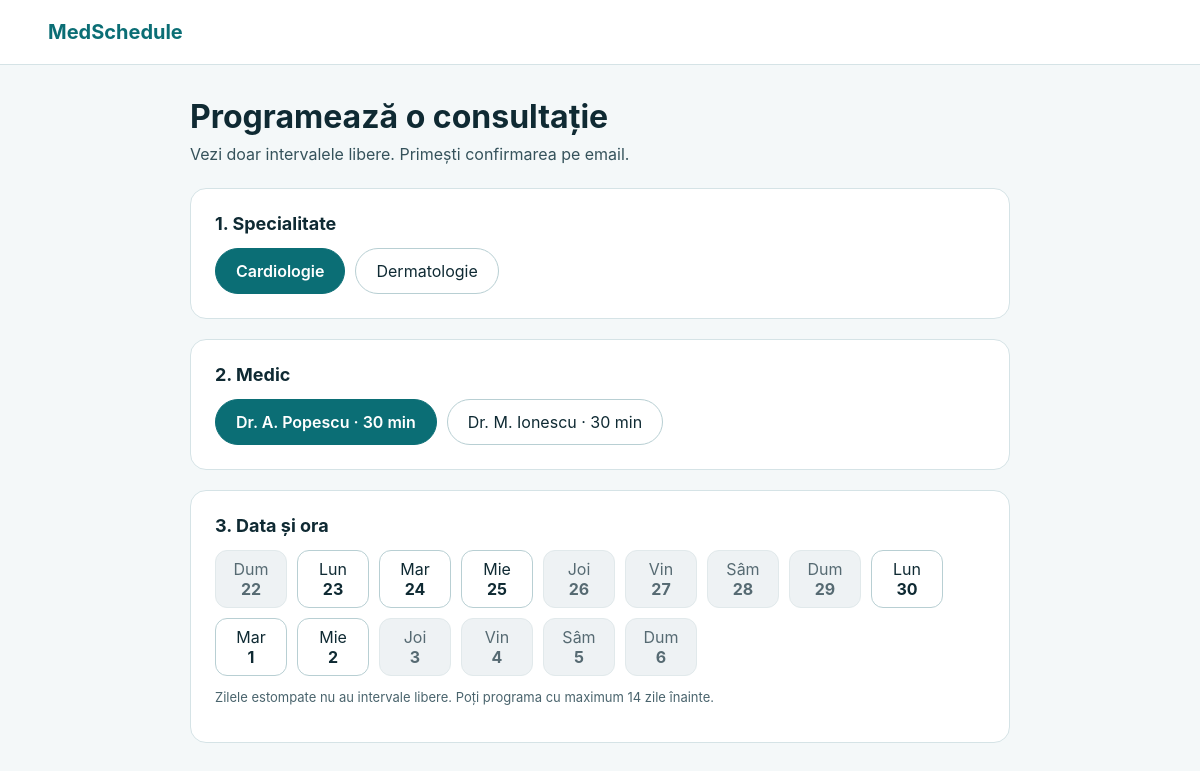
The app's page /?spec=Cardiologie&medic=1 with its own data.
### tables this page shows
CREATE TABLE Medici (
    id            INTEGER PRIMARY KEY AUTOINCREMENT,
    nume          TEXT    NOT NULL,
    specialitate  TEXT    NOT NULL,
    durata_min    INTEGER NOT NULL DEFAULT 30 CHECK (durata_min > 0),
    activ         INTEGER NOT NULL DEFAULT 1 CHECK (activ IN (0, 1))
);

### main.py (the view)
@app.route("/")
def index():
    return pagina()

### main.py (called while the page is built)
def get_db():
    if "db" not in g:
        g.db = sqlite3.connect(DB_PATH)
        g.db.row_factory = sqlite3.Row
        g.db.execute("PRAGMA foreign_keys = ON")
    return g.db

### templates/index.html (shortened to what this page needs)
<!doctype html>
<html lang="ro">
<head>
  <link rel="stylesheet" href="{{ url_for('static', filename='style.css') }}">
</head>
<body>
<header class="top"><strong>MedSchedule</strong></header>
<main>
  <h1>Programează o consultație</h1>
  <p class="sub">Vezi doar intervalele libere. Primești confirmarea pe email.</p>
  <section>
    <h2>1. Specialitate</h2>
    <div class="chips">
      {% for s in specialitati %}
      <a class="chip {{ 'on' if s == spec }}" href="{{ url_for('index', spec=s) }}">{{ s }}</a>
      {% endfor %}
    </div>
  </section>
  {% if spec %}
  <section>
    <h2>2. Medic</h2>
    <div class="chips">
      {% for m in medici %}
      <a class="chip {{ 'on' if m.id == medic_id }}" href="{{ url_for('index', spec=spec, medic=m.id) }}">{{ m.nume }} · {{ m.durata_min }} min</a>
      {% endfor %}
    </div>
  </section>
  {% endif %}
  {% if medic_id %}
  <section>
    <h2>3. Data și ora</h2>
    <div class="chips">
      {% for z in zile %}
        {% if z.libere %}
        <a class="chip day {{ 'on' if z.iso == data }}" href="{{ url_for('index', spec=spec, medic=medic_id, data=z.iso) }}">{{ z.zi }}<br><b>{{ z.nr }}</b></a>
        {% else %}
        <span class="chip day off">{{ z.zi }}<br><b>{{ z.nr }}</b></span>
        {% endif %}
      {% endfor %}
    </div>
    <p class="hint">Zilele estompate nu au intervale libere. Poți programa cu maximum 14 zile înainte.</p>
  </section>
  {% endif %}
</main>
</body>
</html>

### static/style.css (style rules this page uses)
* { box-sizing:border-box }
body { margin:0;font-family:Inter,Segoe UI,Arial,sans-serif;background:#F4F8F9;color:#0F2A33 }
.top { background:#fff;border-bottom:1px solid #D5E3E6;padding:20px 48px;font-size:20px;color:#0B6E75 }
main { max-width:860px;margin:0 auto;padding:32px 20px }
h1 { font-size:32px;margin:0 0 8px }
h2 { font-size:18px;margin:0 0 14px }
.sub { color:#35525B;margin:0 0 24px }
section { background:#fff;border:1px solid #D5E3E6;border-radius:16px;padding:24px;margin-bottom:20px }
.chips { display:flex;flex-wrap:wrap;gap:10px }
.chip { display:inline-block;padding:12px 20px;border-radius:999px;border:1px solid #B8CFD3;background:#fff;color:#0F2A33;text-decoration:none;min-height:44px }
.chip.on { background:#0B6E75;border-color:#0B6E75;color:#fff;font-weight:600 }
.chip.day { border-radius:12px;text-align:center;min-width:72px;padding:8px }
.chip.off { background:#EEF2F4;color:#566A72;border-color:#E1E9EB }
.hint { font-size:13px;color:#4A646D }

### records on screen
Medici: nume "Dr. A. Popescu", durata_min "30"
Medici: nume "Dr. M. Ionescu", durata_min "30"

### other values on screen
{{ s }} "Cardiologie" "Dermatologie"
{{ z.zi }} "Dum" "Joi" "Vin" "Sâm" "Dum" "Joi" "Vin" "Sâm" "Dum"
{{ z.nr }} "22" "26" "27" "28" "29" "3" "4" "5" "6"
{{ z.zi }} "Lun" "Mar" "Mie" "Lun" "Mar" "Mie"
{{ z.nr }} "23" "24" "25" "30" "1" "2"
